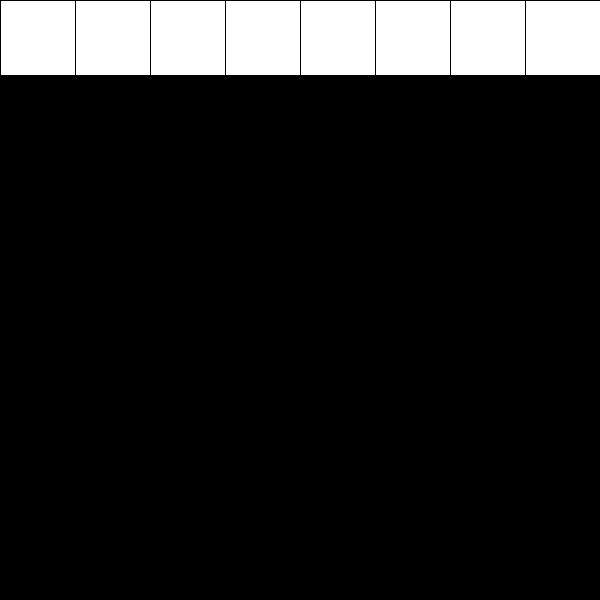
Frame 1 (no input)
Frame 60 (the mouse pressed at the canvas centre just before this capture): identical to frame 1, image omitted
Frame 120 (the mouse held since frame 60 and released just before this capture): identical to frame 1, image omitted

The Processing sketch that drew this single still picture (run headless with seeded random() and noise(); from frame 60 on, the mouse is pressed at the canvas centre):

// Processing sketch: s09_checker_review
// ── s09_checker_review.pde
void setup() {
  size(600,600);
  BOX = width/N;
}

final int N = 8;
int BOX;
void draw() {
  background(0);
  for (int i = 0; i < N; i++)
    rect(i * BOX, 0, BOX, BOX);
}
